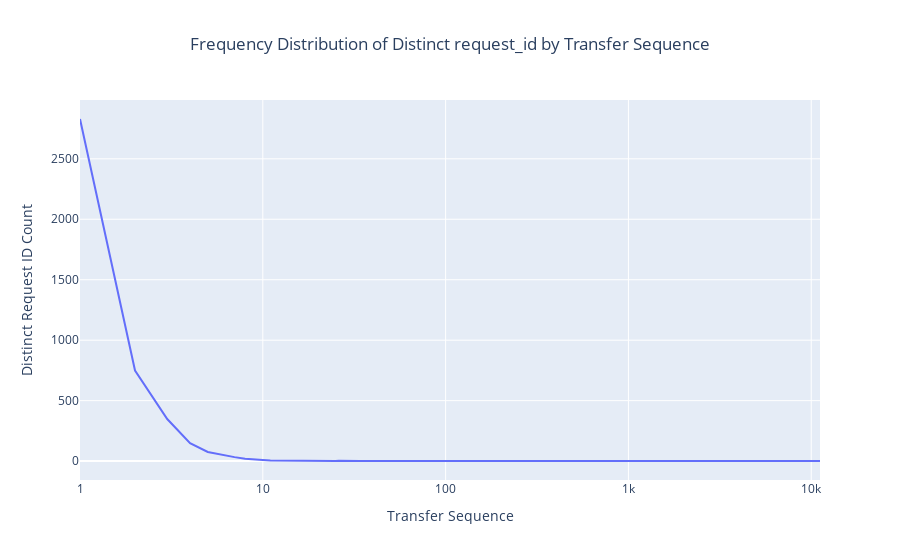

Source (notebook cell):
### Code cell
# Group by transfer_sequence and count distinct request_id
data = fsd_is_null.groupby('transfer_sequence')['request_id'].nunique().reset_index()

# Renaming columns for clarity
data.columns = ['transfer_sequence', 'distinct_request_id_count']

# Frequency plot
fig3 = px.line(data, x='transfer_sequence', y='distinct_request_id_count',
             title='Frequency Distribution of Distinct request_id by Transfer Sequence',
             labels={'transfer_sequence': 'Transfer Sequence', 'distinct_request_id_count': 'Distinct Request ID Count'})

# Modify xaxis and title layout
fig3.update_layout(
    xaxis_type='log',
    # yaxis_type='log',
    xaxis=dict(
        tickvals=[1, 10, 100, 1000, 10000],
        ticktext=['1', '10', '100', '1k', '10k'], 
    ),
    title={'x': 0.5},
)

fig3.show()

### Figure 1 — Plotly figure (JSON) as saved in the notebook; plotly's stock layout.template omitted (floating-point values rounded to 4 significant figures; data arrays with more than 128 entries replaced by an {"elided": "..."} marker saying what was removed)
{"data": [{"hovertemplate": "Transfer Sequence=%{x}<br>Distinct Request ID Count=%{y}<extra></extra>", "legendgroup": "", "line": {"color": "#636efa", "dash": "solid"}, "marker": {"symbol": "circle"}, "mode": "lines", "name": "", "orientation": "v", "showlegend": false, "type": "scatter", "x": {"elided": "230 int values"}, "xaxis": "x", "y": {"elided": "230 int values"}, "yaxis": "y"}], "layout": {"autosize": true, "legend": {"tracegroupgap": 0}, "title": {"text": "Frequency Distribution of Distinct request_id by Transfer Sequence", "x": 0.5}, "xaxis": {"anchor": "y", "autorange": true, "domain": [0, 1], "range": [0, 4.048], "ticktext": ["1", "10", "100", "1k", "10k"], "tickvals": [1, 10, 100, 1000, 10000], "title": {"text": "Transfer Sequence"}, "type": "log"}, "yaxis": {"anchor": "x", "autorange": true, "domain": [0, 1], "range": [-156.1, 2986.0], "title": {"text": "Distinct Request ID Count"}, "type": "linear"}}}
